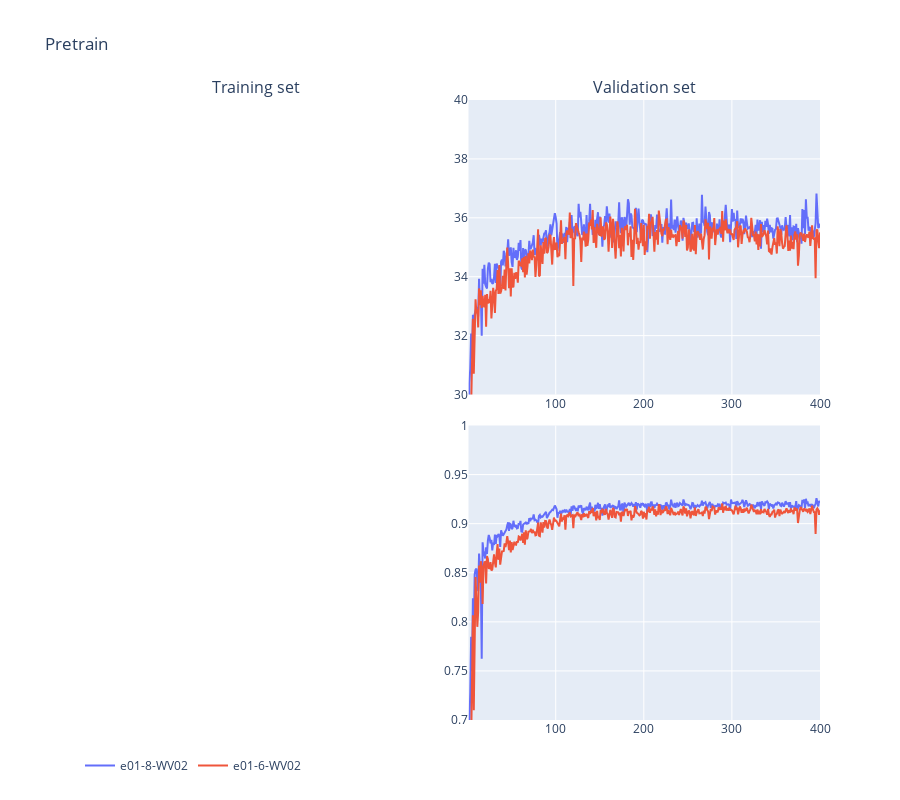
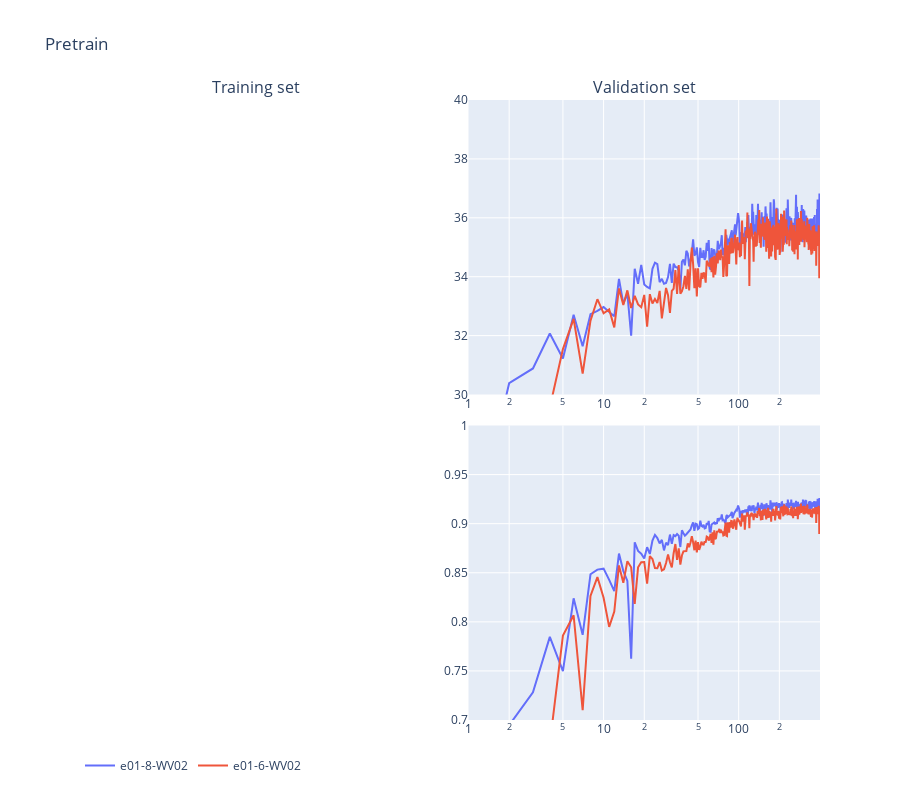

Source (notebook cell) for these figures, in order:
### Code cell
def plot_trace(fig, df, metric, statistic, quantile, row, col, name, showlegend, color, alpha):
    if quantile:
        fig.add_trace(go.Scatter(
            x=df.index,
            y=df[metric + '_' + QUANTILES[1]],
            showlegend=False, 
            legendgroup=name, 
            mode='lines',
            line=dict(width=0.0),
            fillcolor=rgb_to_rgba(color, alpha=alpha)
        ), row=row, col=col)

        fig.add_trace(go.Scatter(
            x=df.index,
            y=df[metric + '_' + QUANTILES[0]],
            fill='tonexty',
            showlegend=False,
            legendgroup=name, 
            mode='lines',
            line=dict(width=0.0),
            fillcolor=rgb_to_rgba(color, alpha=alpha)
        ), row=row, col=col)

    fig.add_trace(go.Scatter(
        x=df.index,
        y=df[metric + '_' + statistic],
        mode='lines',
        line=dict(color=color),
        name=name, 
        legendgroup=name, 
        showlegend=showlegend
    ), row=row, col=col)

    
def plot_pretrain(exp_stat_dict, colors, x_type='linear', quantile=True, alpha=0.5):
    fig = make_subplots(rows=2, cols=2, 
                        subplot_titles=("Training set","Validation set"), 
                        horizontal_spacing=0.05, vertical_spacing=0.05)
    for i, exp_variation in enumerate(exp_stat_dict.keys()):
        df_dict_stat = exp_stat_dict[exp_variation]
        plot_trace(fig, df_dict_stat, metric='PSNR', statistic='median', 
                   quantile=quantile, row=1, col=2, name=exp_variation, showlegend=True, 
                   color=colors[i], alpha=alpha)
        plot_trace(fig, df_dict_stat, metric='SSIM', statistic='median', 
                   quantile=quantile, row=2, col=2, name=exp_variation, showlegend=False, 
                   color=colors[i], alpha=alpha)
    
    if x_type == 'log':
        fig.update_xaxes(type=x_type, row=1, col=2)
        fig.update_xaxes(type=x_type, row=2, col=2)
        fig.update_yaxes(range=[30, 40], row=1, col=2)
        fig.update_yaxes(range=[0.7, 1.0], row=2, col=2)
    elif x_type == 'linear':
        fig.update_yaxes(range=[30, 40], row=1, col=2)
        fig.update_yaxes(range=[0.7, 1.0], row=2, col=2)
    else:
        raise ValueError


    fig.update_layout(title='Pretrain', height=800, width=900)
    fig.update_layout(legend=dict(orientation="h",yanchor="top",y=-0.05,xanchor="left",x=0))
    fig.show()
    
plot_pretrain(exp_stat_dict, colors=COLORS, x_type='linear', quantile=False, alpha=0.3)
plot_pretrain(exp_stat_dict, colors=COLORS, x_type='log', quantile=False, alpha=0.3)

### Figure 1 — Plotly figure (JSON) as saved in the notebook; plotly's stock layout.template omitted (floating-point values rounded to 4 significant figures; data arrays with more than 128 entries replaced by an {"elided": "..."} marker saying what was removed)
{"data": [{"legendgroup": "e01-8-WV02", "line": {"color": "rgb(99, 110, 250)"}, "mode": "lines", "name": "e01-8-WV02", "showlegend": true, "type": "scatter", "x": {"elided": "400 int values"}, "xaxis": "x2", "y": {"elided": "400 float values"}, "yaxis": "y2"}, {"legendgroup": "e01-8-WV02", "line": {"color": "rgb(99, 110, 250)"}, "mode": "lines", "name": "e01-8-WV02", "showlegend": false, "type": "scatter", "x": {"elided": "400 int values"}, "xaxis": "x4", "y": {"elided": "400 float values"}, "yaxis": "y4"}, {"legendgroup": "e01-6-WV02", "line": {"color": "rgb(239, 85, 59)"}, "mode": "lines", "name": "e01-6-WV02", "showlegend": true, "type": "scatter", "x": {"elided": "400 int values"}, "xaxis": "x2", "y": {"elided": "400 float values"}, "yaxis": "y2"}, {"legendgroup": "e01-6-WV02", "line": {"color": "rgb(239, 85, 59)"}, "mode": "lines", "name": "e01-6-WV02", "showlegend": false, "type": "scatter", "x": {"elided": "400 int values"}, "xaxis": "x4", "y": {"elided": "400 float values"}, "yaxis": "y4"}], "layout": {"annotations": [{"font": {"size": 16}, "showarrow": false, "text": "Training set", "x": 0.2375, "xanchor": "center", "xref": "paper", "y": 1, "yanchor": "bottom", "yref": "paper"}, {"font": {"size": 16}, "showarrow": false, "text": "Validation set", "x": 0.7625, "xanchor": "center", "xref": "paper", "y": 1, "yanchor": "bottom", "yref": "paper"}], "height": 800, "legend": {"orientation": "h", "x": 0, "xanchor": "left", "y": -0.05, "yanchor": "top"}, "title": {"text": "Pretrain"}, "width": 900, "xaxis": {"anchor": "y", "domain": [0, 0.475]}, "xaxis2": {"anchor": "y2", "domain": [0.525, 1]}, "xaxis3": {"anchor": "y3", "domain": [0, 0.475]}, "xaxis4": {"anchor": "y4", "domain": [0.525, 1]}, "yaxis": {"anchor": "x", "domain": [0.525, 1]}, "yaxis2": {"anchor": "x2", "domain": [0.525, 1], "range": [30, 40]}, "yaxis3": {"anchor": "x3", "domain": [0, 0.475]}, "yaxis4": {"anchor": "x4", "domain": [0, 0.475], "range": [0.7, 1]}}}

### Figure 2 — Plotly figure (JSON) as saved in the notebook; plotly's stock layout.template omitted (floating-point values rounded to 4 significant figures; data arrays with more than 128 entries replaced by an {"elided": "..."} marker saying what was removed)
{"data": [{"legendgroup": "e01-8-WV02", "line": {"color": "rgb(99, 110, 250)"}, "mode": "lines", "name": "e01-8-WV02", "showlegend": true, "type": "scatter", "x": {"elided": "400 int values"}, "xaxis": "x2", "y": {"elided": "400 float values"}, "yaxis": "y2"}, {"legendgroup": "e01-8-WV02", "line": {"color": "rgb(99, 110, 250)"}, "mode": "lines", "name": "e01-8-WV02", "showlegend": false, "type": "scatter", "x": {"elided": "400 int values"}, "xaxis": "x4", "y": {"elided": "400 float values"}, "yaxis": "y4"}, {"legendgroup": "e01-6-WV02", "line": {"color": "rgb(239, 85, 59)"}, "mode": "lines", "name": "e01-6-WV02", "showlegend": true, "type": "scatter", "x": {"elided": "400 int values"}, "xaxis": "x2", "y": {"elided": "400 float values"}, "yaxis": "y2"}, {"legendgroup": "e01-6-WV02", "line": {"color": "rgb(239, 85, 59)"}, "mode": "lines", "name": "e01-6-WV02", "showlegend": false, "type": "scatter", "x": {"elided": "400 int values"}, "xaxis": "x4", "y": {"elided": "400 float values"}, "yaxis": "y4"}], "layout": {"annotations": [{"font": {"size": 16}, "showarrow": false, "text": "Training set", "x": 0.2375, "xanchor": "center", "xref": "paper", "y": 1, "yanchor": "bottom", "yref": "paper"}, {"font": {"size": 16}, "showarrow": false, "text": "Validation set", "x": 0.7625, "xanchor": "center", "xref": "paper", "y": 1, "yanchor": "bottom", "yref": "paper"}], "height": 800, "legend": {"orientation": "h", "x": 0, "xanchor": "left", "y": -0.05, "yanchor": "top"}, "title": {"text": "Pretrain"}, "width": 900, "xaxis": {"anchor": "y", "domain": [0, 0.475]}, "xaxis2": {"anchor": "y2", "domain": [0.525, 1], "type": "log"}, "xaxis3": {"anchor": "y3", "domain": [0, 0.475]}, "xaxis4": {"anchor": "y4", "domain": [0.525, 1], "type": "log"}, "yaxis": {"anchor": "x", "domain": [0.525, 1]}, "yaxis2": {"anchor": "x2", "domain": [0.525, 1], "range": [30, 40]}, "yaxis3": {"anchor": "x3", "domain": [0, 0.475]}, "yaxis4": {"anchor": "x4", "domain": [0, 0.475], "range": [0.7, 1]}}}
